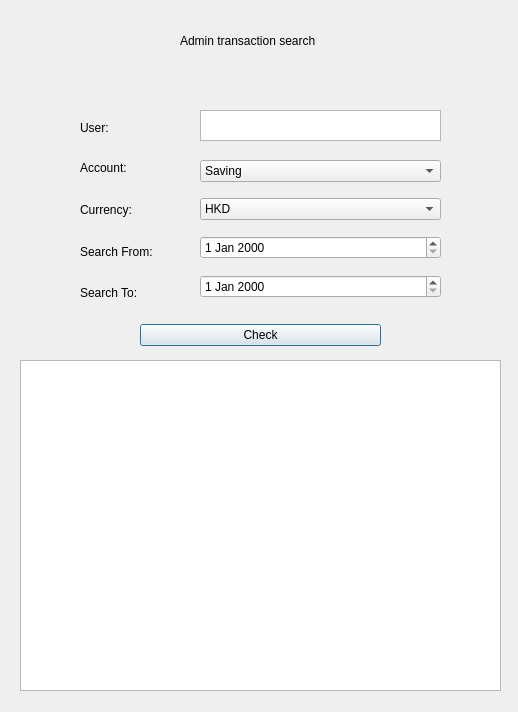
<?xml version="1.0" encoding="UTF-8"?>
<ui version="4.0">
 <class>admin_transation</class>
 <widget class="QDialog" name="admin_transation">
  <property name="geometry">
   <rect>
    <x>0</x>
    <y>0</y>
    <width>518</width>
    <height>712</height>
   </rect>
  </property>
  <property name="windowTitle">
   <string>Searching</string>
  </property>
  <widget class="QWidget" name="gridLayoutWidget_2">
   <property name="geometry">
    <rect>
     <x>80</x>
     <y>150</y>
     <width>121</width>
     <height>161</height>
    </rect>
   </property>
   <layout class="QGridLayout" name="gridLayout_Acchoosing">
    <item row="4" column="0">
     <widget class="QLabel" name="label_Search_To">
      <property name="text">
       <string>Search To:</string>
      </property>
     </widget>
    </item>
    <item row="3" column="0">
     <widget class="QLabel" name="label_Search_From">
      <property name="text">
       <string>Search From:</string>
      </property>
     </widget>
    </item>
    <item row="1" column="0">
     <widget class="QLabel" name="label_Account">
      <property name="text">
       <string>Account:</string>
      </property>
     </widget>
    </item>
    <item row="2" column="0">
     <widget class="QLabel" name="label_Currency">
      <property name="text">
       <string>Currency:</string>
      </property>
     </widget>
    </item>
   </layout>
  </widget>
  <widget class="QWidget" name="gridLayoutWidget_3">
   <property name="geometry">
    <rect>
     <x>200</x>
     <y>150</y>
     <width>241</width>
     <height>161</height>
    </rect>
   </property>
   <layout class="QGridLayout" name="gridLayout_AC">
    <item row="3" column="0">
     <widget class="QDateEdit" name="dateEdit_Search_To"/>
    </item>
    <item row="1" column="0">
     <widget class="QComboBox" name="comboBox_Currency">
      <item>
       <property name="text">
        <string>HKD</string>
       </property>
      </item>
      <item>
       <property name="text">
        <string>USD</string>
       </property>
      </item>
      <item>
       <property name="text">
        <string>RMB</string>
       </property>
      </item>
     </widget>
    </item>
    <item row="2" column="0">
     <widget class="QDateEdit" name="dateEdit_Search_From"/>
    </item>
    <item row="0" column="0">
     <widget class="QComboBox" name="comboBox_Account">
      <item>
       <property name="text">
        <string>Saving</string>
       </property>
      </item>
      <item>
       <property name="text">
        <string>Current</string>
       </property>
      </item>
     </widget>
    </item>
   </layout>
  </widget>
  <widget class="QWidget" name="verticalLayoutWidget">
   <property name="geometry">
    <rect>
     <x>180</x>
     <y>20</y>
     <width>171</width>
     <height>41</height>
    </rect>
   </property>
   <layout class="QVBoxLayout" name="verticalLayout">
    <item>
     <widget class="QLabel" name="label_SYT">
      <property name="text">
       <string>Admin transaction search</string>
      </property>
     </widget>
    </item>
   </layout>
  </widget>
  <widget class="QWidget" name="gridLayoutWidget_5">
   <property name="geometry">
    <rect>
     <x>140</x>
     <y>320</y>
     <width>241</width>
     <height>31</height>
    </rect>
   </property>
   <layout class="QGridLayout" name="gridLayout_CHECK">
    <item row="0" column="0">
     <widget class="QPushButton" name="pushButton_CHECK">
      <property name="text">
       <string>Check</string>
      </property>
     </widget>
    </item>
   </layout>
  </widget>
  <widget class="QPlainTextEdit" name="user_search">
   <property name="geometry">
    <rect>
     <x>200</x>
     <y>110</y>
     <width>241</width>
     <height>31</height>
    </rect>
   </property>
  </widget>
  <widget class="QLabel" name="label_user">
   <property name="geometry">
    <rect>
     <x>80</x>
     <y>110</y>
     <width>119</width>
     <height>35</height>
    </rect>
   </property>
   <property name="text">
    <string>User:</string>
   </property>
  </widget>
  <widget class="QTableView" name="transaction_table">
   <property name="geometry">
    <rect>
     <x>20</x>
     <y>360</y>
     <width>481</width>
     <height>331</height>
    </rect>
   </property>
  </widget>
 </widget>
 <resources/>
 <connections/>
</ui>
